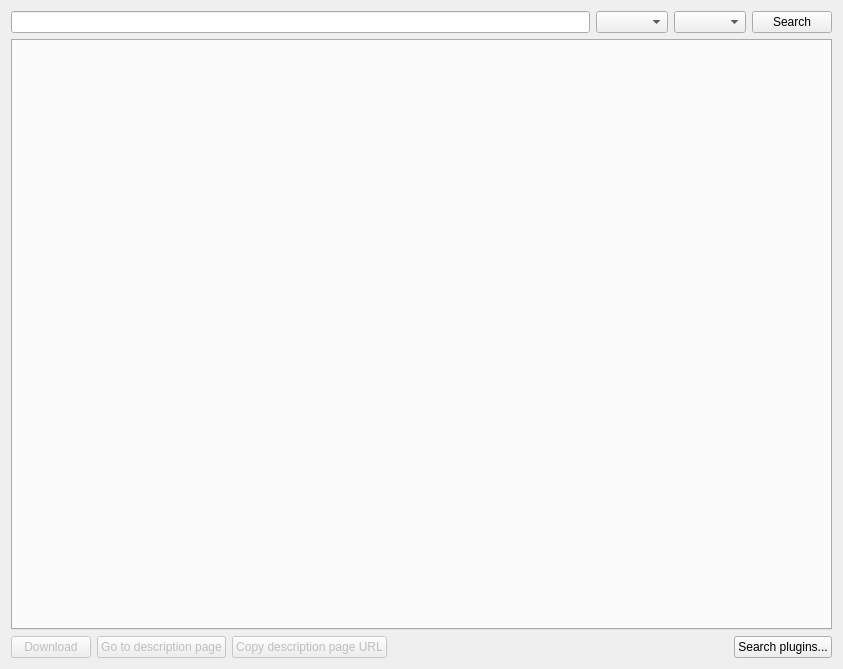
<?xml version="1.0" encoding="UTF-8"?>
<ui version="4.0">
 <class>SearchWidget</class>
 <widget class="QWidget" name="SearchWidget">
  <property name="geometry">
   <rect>
    <x>0</x>
    <y>0</y>
    <width>843</width>
    <height>669</height>
   </rect>
  </property>
  <property name="windowTitle">
   <string>Search</string>
  </property>
  <layout class="QVBoxLayout" name="verticalLayout_3">
   <item>
    <layout class="QHBoxLayout" name="searchBarLayout">
     <item>
      <widget class="LineEdit" name="lineEditSearchPattern"/>
     </item>
     <item>
      <widget class="QComboBox" name="comboCategory">
       <property name="sizePolicy">
        <sizepolicy hsizetype="Preferred" vsizetype="Preferred">
         <horstretch>0</horstretch>
         <verstretch>0</verstretch>
        </sizepolicy>
       </property>
      </widget>
     </item>
     <item>
      <widget class="QComboBox" name="selectPlugin">
       <property name="sizePolicy">
        <sizepolicy hsizetype="Preferred" vsizetype="Preferred">
         <horstretch>0</horstretch>
         <verstretch>0</verstretch>
        </sizepolicy>
       </property>
      </widget>
     </item>
     <item>
      <widget class="QPushButton" name="searchButton">
       <property name="sizePolicy">
        <sizepolicy hsizetype="Minimum" vsizetype="Preferred">
         <horstretch>0</horstretch>
         <verstretch>0</verstretch>
        </sizepolicy>
       </property>
       <property name="text">
        <string>Search</string>
       </property>
      </widget>
     </item>
    </layout>
   </item>
   <item>
    <widget class="QStackedWidget" name="stackedPages">
     <property name="styleSheet">
      <string notr="true">background-image: url(:/icons/frame_bg.png);</string>
     </property>
     <property name="currentIndex">
      <number>1</number>
     </property>
     <widget class="QWidget" name="emptyPage">
      <layout class="QVBoxLayout" name="verticalLayout">
       <property name="leftMargin">
        <number>0</number>
       </property>
       <property name="topMargin">
        <number>0</number>
       </property>
       <property name="rightMargin">
        <number>0</number>
       </property>
       <property name="bottomMargin">
        <number>0</number>
       </property>
       <item>
        <widget class="QLabel" name="label">
         <property name="text">
          <string>There aren't any search plugins installed.
Click the &quot;Search plugins...&quot; button at the bottom right of the window to install some.</string>
         </property>
         <property name="alignment">
          <set>Qt::AlignCenter</set>
         </property>
        </widget>
       </item>
      </layout>
     </widget>
     <widget class="QWidget" name="searchPage">
      <layout class="QVBoxLayout" name="verticalLayout_2">
       <property name="leftMargin">
        <number>0</number>
       </property>
       <property name="topMargin">
        <number>0</number>
       </property>
       <property name="rightMargin">
        <number>0</number>
       </property>
       <property name="bottomMargin">
        <number>0</number>
       </property>
       <item>
        <widget class="QTabWidget" name="tabWidget">
         <property name="styleSheet">
          <string notr="true">background-image: url(:/icons/frame_bg.png);</string>
         </property>
         <property name="tabsClosable">
          <bool>true</bool>
         </property>
        </widget>
       </item>
      </layout>
     </widget>
    </widget>
   </item>
   <item>
    <layout class="QHBoxLayout" name="layout2">
     <item>
      <widget class="QPushButton" name="downloadButton">
       <property name="enabled">
        <bool>false</bool>
       </property>
       <property name="text">
        <string>Download</string>
       </property>
      </widget>
     </item>
     <item>
      <widget class="QPushButton" name="goToDescBtn">
       <property name="enabled">
        <bool>false</bool>
       </property>
       <property name="text">
        <string>Go to description page</string>
       </property>
      </widget>
     </item>
     <item>
      <widget class="QPushButton" name="copyURLBtn">
       <property name="enabled">
        <bool>false</bool>
       </property>
       <property name="text">
        <string>Copy description page URL</string>
       </property>
      </widget>
     </item>
     <item>
      <spacer name="spacer2">
       <property name="orientation">
        <enum>Qt::Horizontal</enum>
       </property>
       <property name="sizeHint" stdset="0">
        <size>
         <width>0</width>
         <height>0</height>
        </size>
       </property>
      </spacer>
     </item>
     <item>
      <widget class="QPushButton" name="pluginsButton">
       <property name="text">
        <string>Search plugins...</string>
       </property>
      </widget>
     </item>
    </layout>
   </item>
  </layout>
 </widget>
 <customwidgets>
  <customwidget>
   <class>LineEdit</class>
   <extends>QLineEdit</extends>
   <header>lineedit.h</header>
  </customwidget>
 </customwidgets>
 <resources/>
 <connections/>
</ui>
